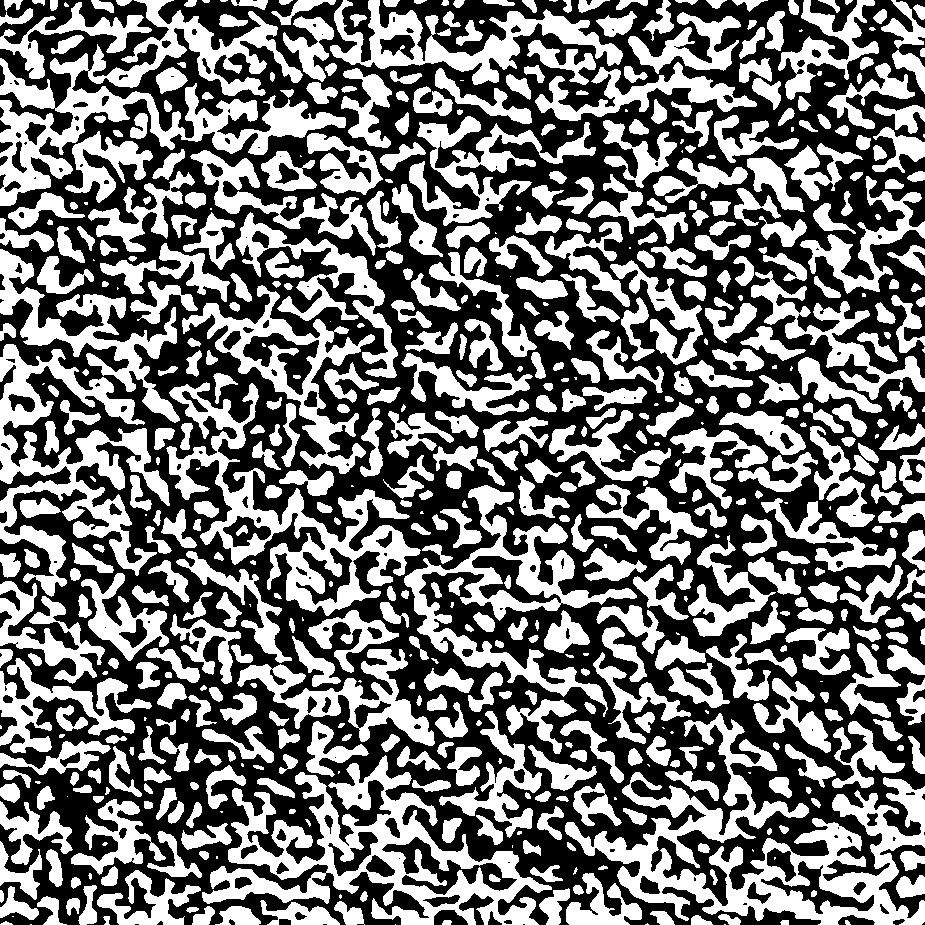
#> input picture contour-1114/2.jpg, 925 x 925 px, found by its file name
$ jupyter execute entropy-0731.ipynb
#> lines starting #> are read from the running program, lines starting #| are printed output that depends on the picture
<a href="https://colab.research.google.com/github/JSJeong-me/RNX/blob/main/entropy-0731.ipynb" target="_parent"></a>

[cell 1]
import matplotlib.pyplot as plt
import numpy as np

from skimage import data
from skimage.util import img_as_ubyte
from skimage.filters.rank import entropy
from skimage.morphology import disk

rng = np.random.default_rng()

noise_mask = np.full((128, 128), 28, dtype=np.uint8)
noise_mask[32:-32, 32:-32] = 30

noise = (noise_mask * rng.random(noise_mask.shape) - 0.5
         * noise_mask).astype(np.uint8)
img = noise + 128

entr_img = entropy(img, disk(10))

fig, (ax0, ax1, ax2) = plt.subplots(nrows=1, ncols=3, figsize=(10, 4))

img0 = ax0.imshow(noise_mask, cmap='gray')
ax0.set_title("Object")
ax1.imshow(img, cmap='gray')
ax1.set_title("Noisy image")
ax2.imshow(entr_img, cmap='viridis')
ax2.set_title("Local entropy")

fig.tight_layout()
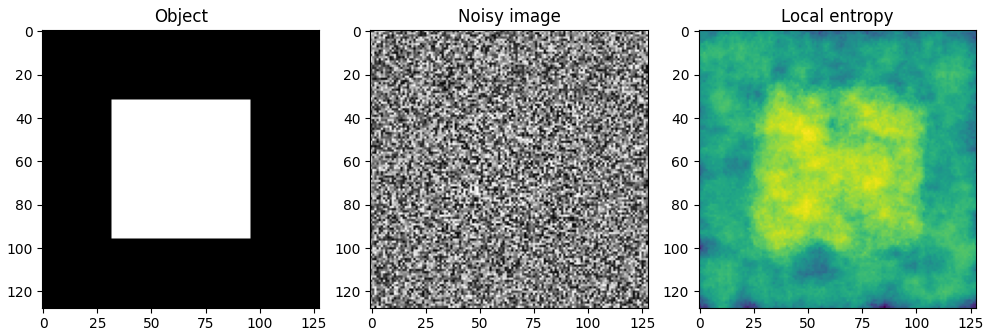
#> figure drawn by matplotlib, 3 panels

### Texture detection

[cell 2]
from skimage.io import imread, imshow

[cell 3]
image = imread('2.jpg', as_gray=True)
#> image is the input picture: shape (925, 925); min 0, max 255, mean 117.2
imshow(image)

[cell 4]
# image = img_as_ubyte(data.camera())

fig, (ax0, ax1) = plt.subplots(ncols=2, figsize=(12, 4),
                               sharex=True, sharey=True)

img0 = ax0.imshow(image, cmap=plt.cm.gray)
ax0.set_title("Image")
ax0.axis("off")
fig.colorbar(img0, ax=ax0)

img1 = ax1.imshow(entropy(image, disk(5)), cmap='gray')
ax1.set_title("Entropy")
ax1.axis("off")
fig.colorbar(img1, ax=ax1)

fig.tight_layout()

plt.show()
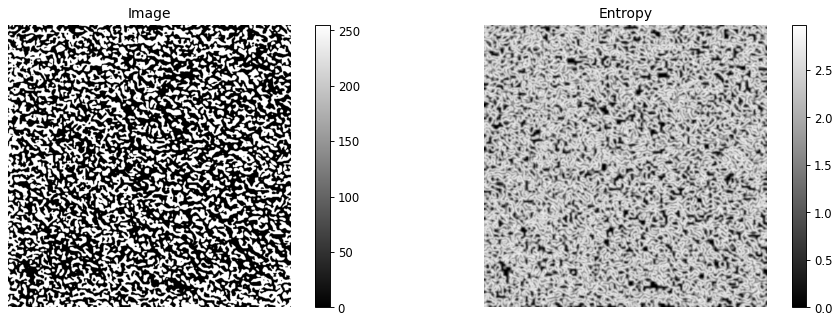
#> figure drawn by matplotlib, 4 panels

### Removing small objects in grayscale images with a top hat filter

### https://en.wikipedia.org/wiki/Top-hat_transform   Top-hat transform

[cell 5]
import matplotlib.pyplot as plt

from skimage import data
from skimage import color, morphology

# image = color.rgb2gray(data.hubble_deep_field())[:500, :500]

footprint = morphology.disk(1)
res = morphology.white_tophat(image, footprint)
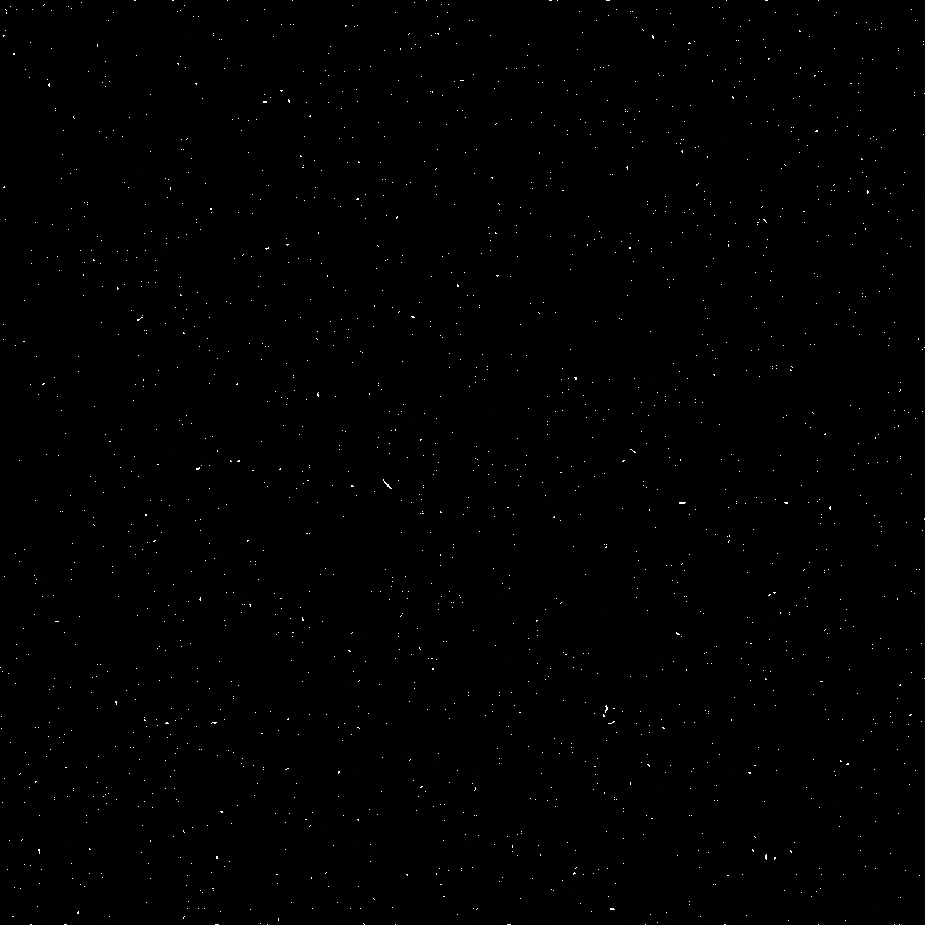
#> res: shape (925, 925); min 0, max 255, mean 1.3

fig, ax = plt.subplots(ncols=3, figsize=(20, 8))
ax[0].set_title('Original')
ax[0].imshow(image, cmap='gray')
ax[1].set_title('White tophat')
ax[1].imshow(res, cmap='gray')
ax[2].set_title('Complementary')
ax[2].imshow(image - res, cmap='gray')

plt.show()
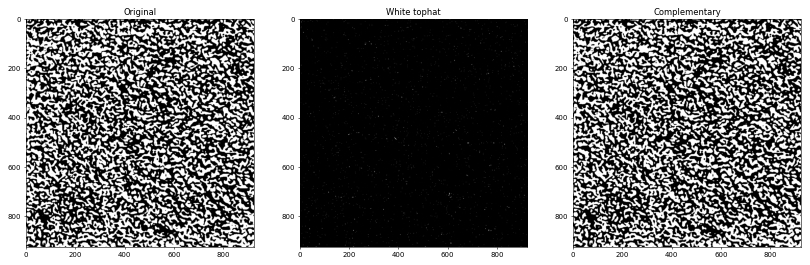
#> figure drawn by matplotlib, 3 panels

$ run again, with contour-1114/0.jpg copied over contour-1114/2.jpg
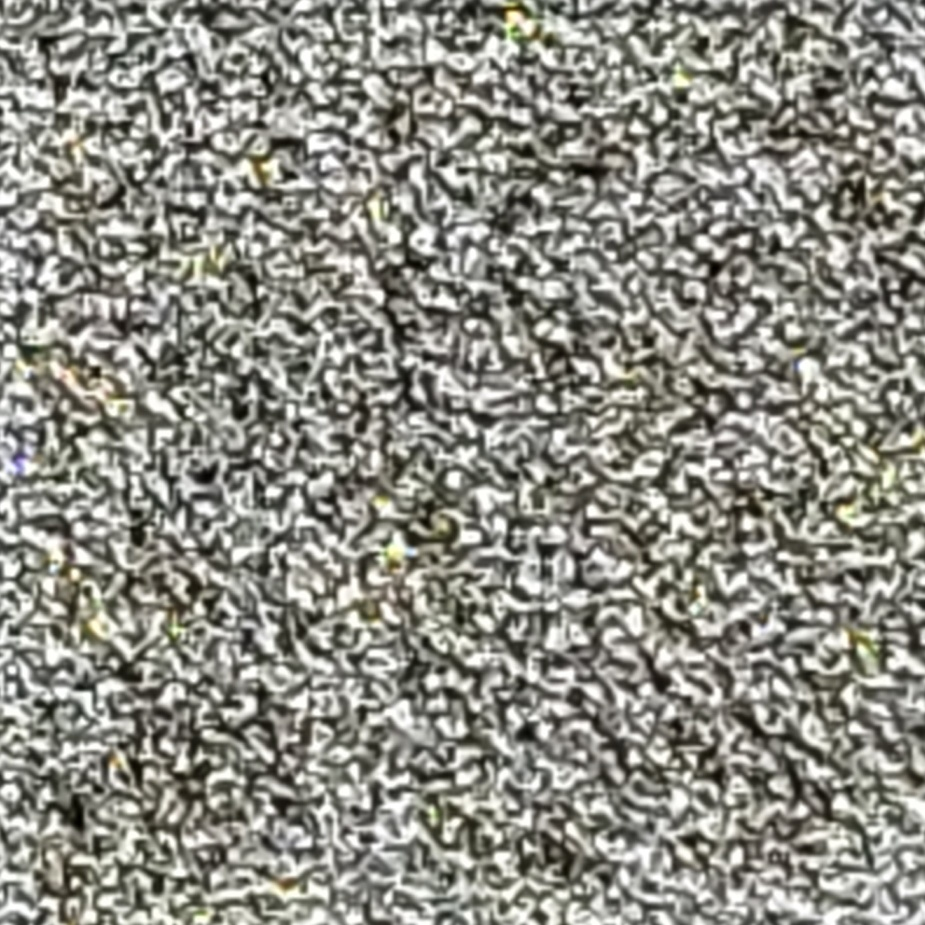
#> input picture contour-1114/0.jpg, 925 x 925 px, found by its file name
#> `res = morphology.white_tophat(image, footprint)`:
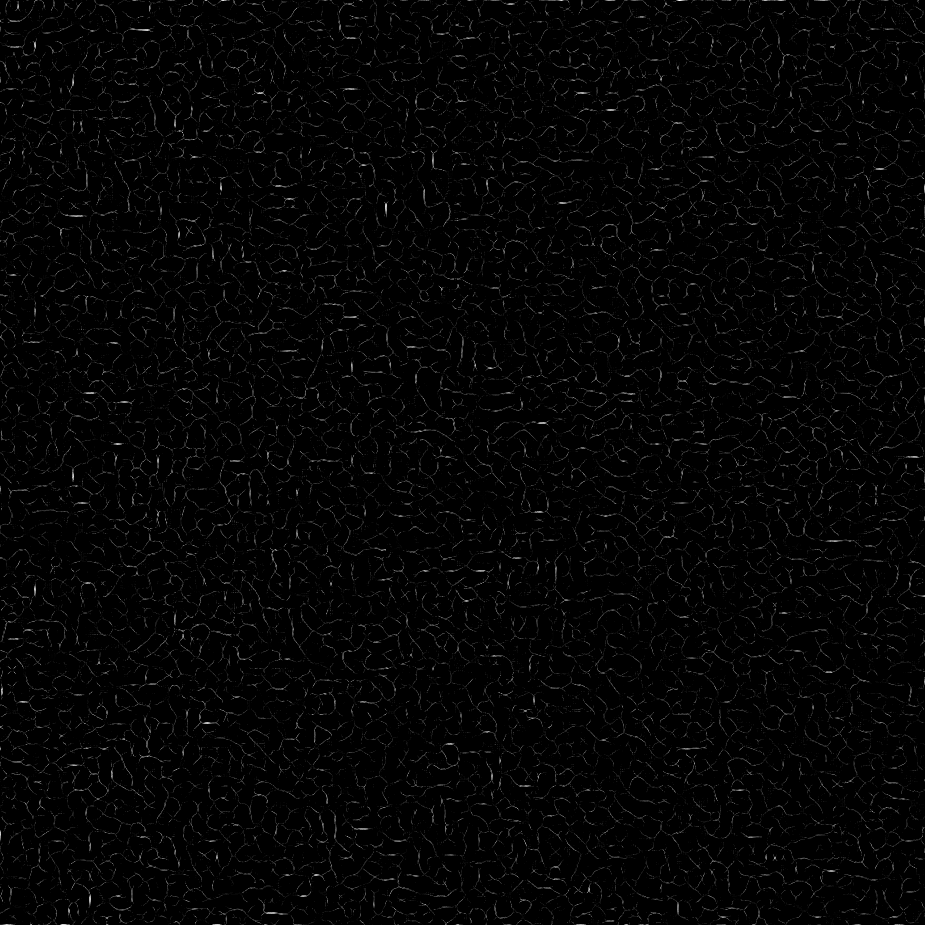
#> res: shape (925, 925) float64; min 0, max 0.129, mean 0.00243; drawn with min black and max white
#> `plt.show()`:
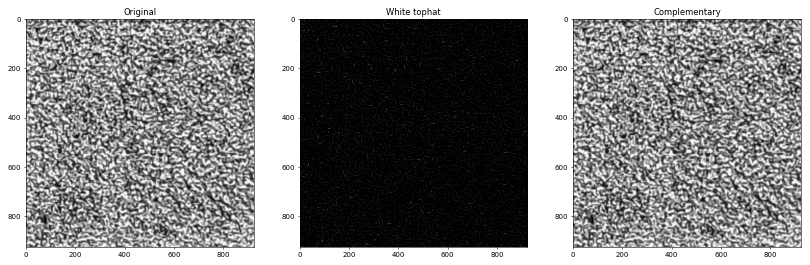
#> figure drawn by matplotlib, 3 panels

$ run again, with contour-1114/3.jpg copied over contour-1114/2.jpg
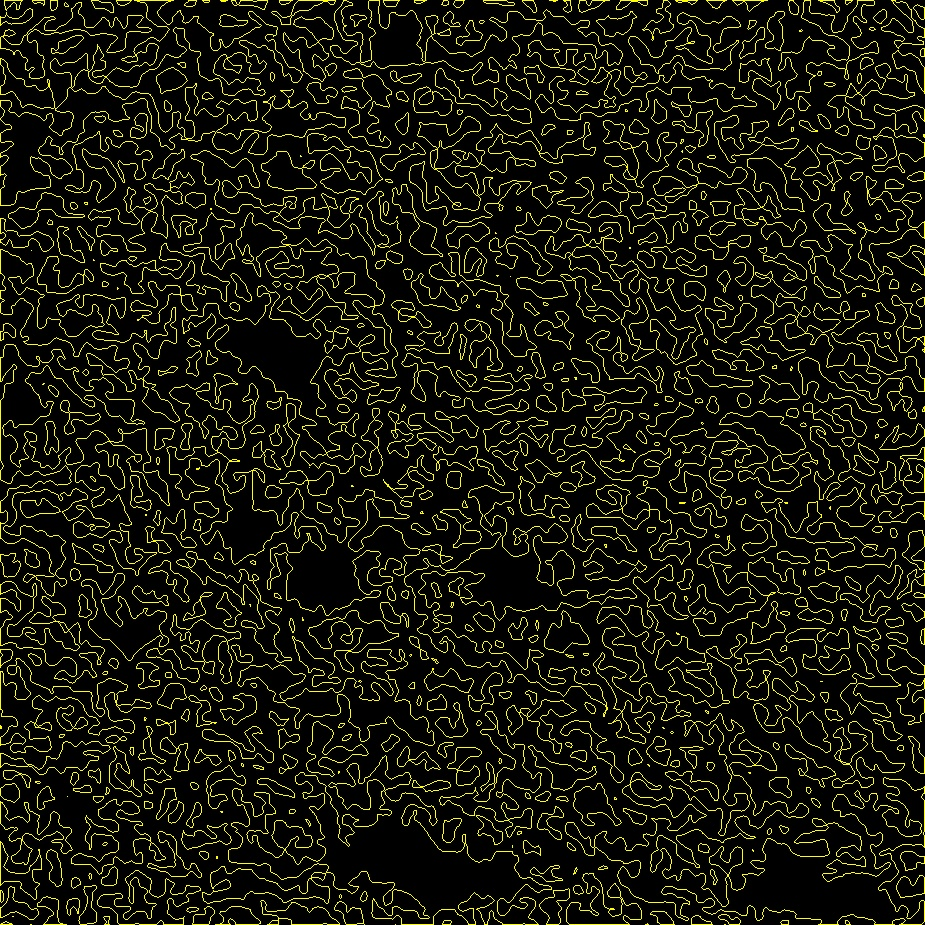
#> input picture contour-1114/3.jpg, 925 x 925 px, found by its file name
#> `plt.show()`:
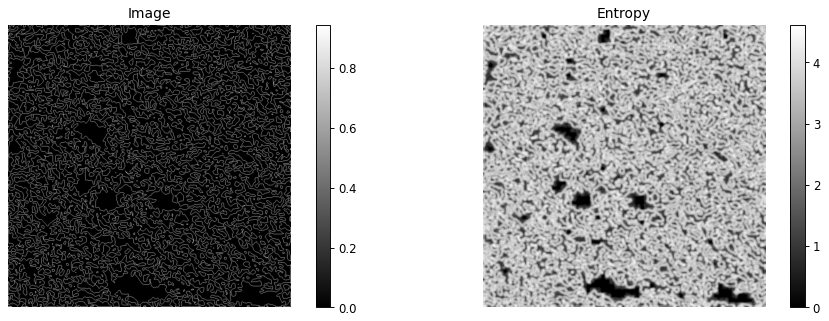
#> figure drawn by matplotlib, 4 panels
#> `plt.show()`:
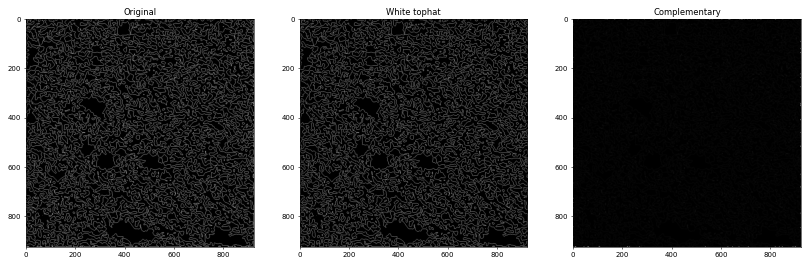
#> figure drawn by matplotlib, 3 panels
